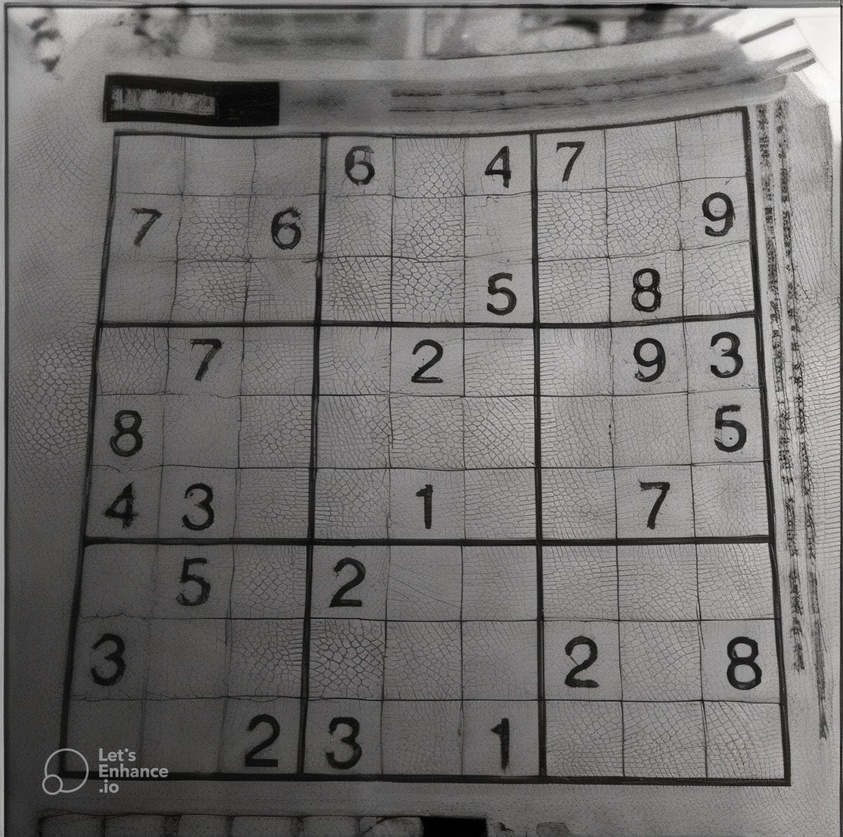
//> input picture Image/Imagebinary_image_LE_upscale_balanced_x4.jpg, 843 x 837 px, shrunk from 1160 x 1152 before the run
$ ./TemplateMatching   (built with g++ and OpenCV 4)
//> lines starting //> are read from the running program, lines starting //| are printed output that depends on the picture; after the words box and inside, x2 and y2 are one past the last pixel; in counts of white or black regions, pixels touching at a corner belong together
#include <opencv2/opencv.hpp>
#include <iostream>

using namespace cv;
using namespace std;

// [67 lines left out: functions calculateMean, calculateNCC, manualTemplateMatch, not called in this run]

//Find all matching locations above a threshold
vector<Point> findMatches(const Mat& result, float threshold)
{
	vector<Point> matches;
	for (int y = 0; y < result.rows; ++y) {
		for (int x = 0; x < result.cols; ++x) {
			if (result.at<float>(y, x) >= threshold) {
				matches.push_back(Point(x, y));
			}
		}
	}
	return matches;
}

vector<Point> nonMaximumSuppression(const vector<Point>& matches, const Mat& result, int distanceThreshold)
{
	vector<Point> filteredMatch;

	vector<pair<Point, float>> matchScores;
	for (const auto& match : matches)
	{
		float score = result.at<float>(match.y, match.x);
		matchScores.push_back({ match, score });
	}

	sort(matchScores.begin(), matchScores.end(),
		[](const pair<Point, float>& a, const pair<Point, float>& b)
		{
			return a.second > b.second;
		});

	while (!matchScores.empty())
	{
		Point bestMatch = matchScores[0].first;
		filteredMatch.push_back(bestMatch);

		//Remove matches that are too close to the best match
		vector<pair<Point, float>> remainingMatches;
		for (const auto& match : matchScores)
		{
			double distance = norm(match.first - bestMatch);
			if (distance >= distanceThreshold) {
				remainingMatches.push_back(match); // Keep if far enough
			}
		}
		matchScores = remainingMatches;
	}

	return filteredMatch;
}

int main() {
	// Load source image and template
	Mat image = imread("D:/FresherXavisTech/Image/Imagebinary_image_LE_upscale_balanced_x4.jpg", IMREAD_GRAYSCALE);
//> image: 837 rows x 843 cols, CV_8UC1; min 0, max 255, mean 112.2
	Mat templ = imread("D:/FresherXavisTech/Image/Imagebinary_image_LE_upscale_balanced_x4 - Copy.jpg", IMREAD_GRAYSCALE);
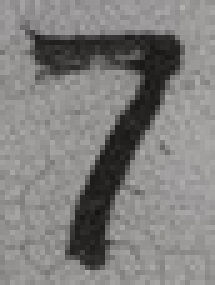
//> input picture Image/Imagebinary_image_LE_upscale_balanced_x4 - Copy.jpg, 43 x 57 px, shrunk from 59 x 79 before the run (shown 5 times larger)
//> templ: 57 rows x 43 cols, CV_8UC1; min 20, max 176, mean 127.7

	// Check if images were loaded successfully
	if (image.empty() || templ.empty()) {
		cout << "Failed to load source image or template!" << endl;
		return -1;
	}

	// Create result matrix and perform template matching
	Mat result;
	matchTemplate(image, templ, result, TM_CCOEFF_NORMED);
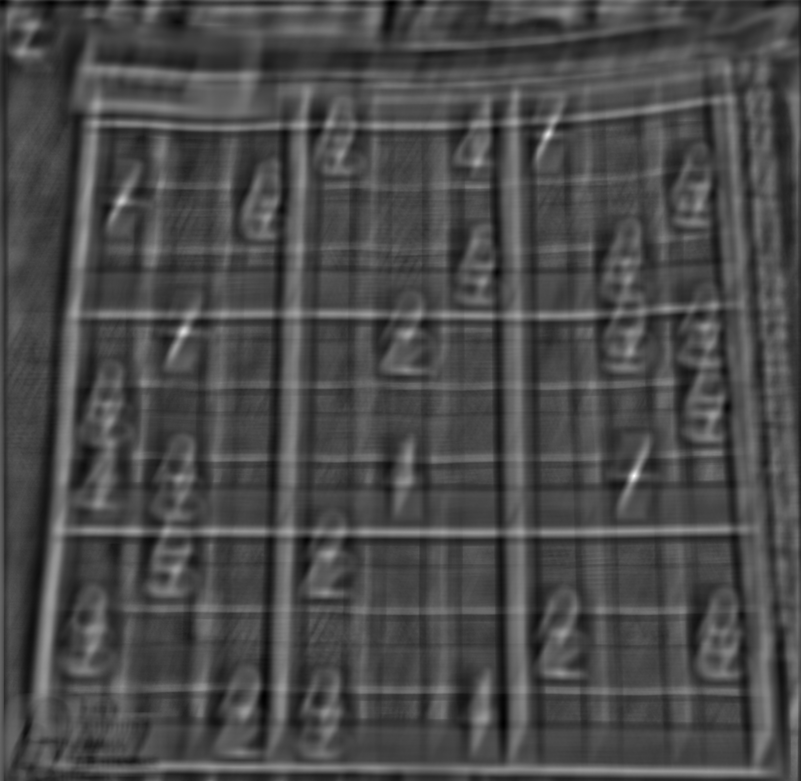
//> result: 781 rows x 801 cols, CV_32FC1; min -0.415, max 0.976, mean -0.00809; drawn with min black and max white

	float threshold = 0.65f;
	vector<Point> matches = findMatches(result, threshold);
//> after the loop in findMatches, `for (int y = 0; y < result.rows; ++y)`: matches = 82 Points (x, y), first 12: [547, 132], [548, 132], [549, 132], [546, 133], [547, 133], [548, 133], [549, 133], [546, 134], [547, 134], [548, 134], [549, 134], [546, 135]

	int distanceThreshold = max(templ.rows, templ.cols);
//> distanceThreshold = 57
	vector<Point> filteredMatches = nonMaximumSuppression(matches, result, distanceThreshold);
//> the loop in nonMaximumSuppression, `for (const auto& match : matches)` made 82 passes
//> (match, score) on passes 1 to 12: (Point(547, 132), 0.663), (Point(548, 132), 0.731), (Point(549, 132), 0.71), (Point(546, 133), 0.657), (Point(547, 133), 0.757), (Point(548, 133), 0.793), (Point(549, 133), 0.736), (Point(546, 134), 0.727), (Point(547, 134), 0.805), (Point(548, 134), 0.802), (Point(549, 134), 0.721), (Point(546, 135), 0.74)
//> after the loop in nonMaximumSuppression, `for (const auto& match : matches)`: matchScores = 82 items
//> the loop in nonMaximumSuppression, `while (!matchScores.empty())` made 4 passes
//> bestMatch on pass 1: Point(634, 475)
//> filteredMatches = 4 Points (x, y): [634, 475], [547, 134], [183, 331], [121, 201]

	// Draw rectangles around all filtered matched regions
	Mat display_image = imread("D:/FresherXavisTech/Image/Imagebinary_image_LE_upscale_balanced_x4.jpg");
//> display_image is the input picture: 837 rows x 843 cols, CV_8UC3; mean B, G, R 110.7, 111.9, 113.1
	for (const auto& matchLoc : filteredMatches)
	{
		rectangle(display_image, matchLoc, Point(matchLoc.x + templ.cols, matchLoc.y + templ.rows),
			Scalar(0, 255, 0), 2); // Green color, thickness 2
	}
//> this loop made 4 passes
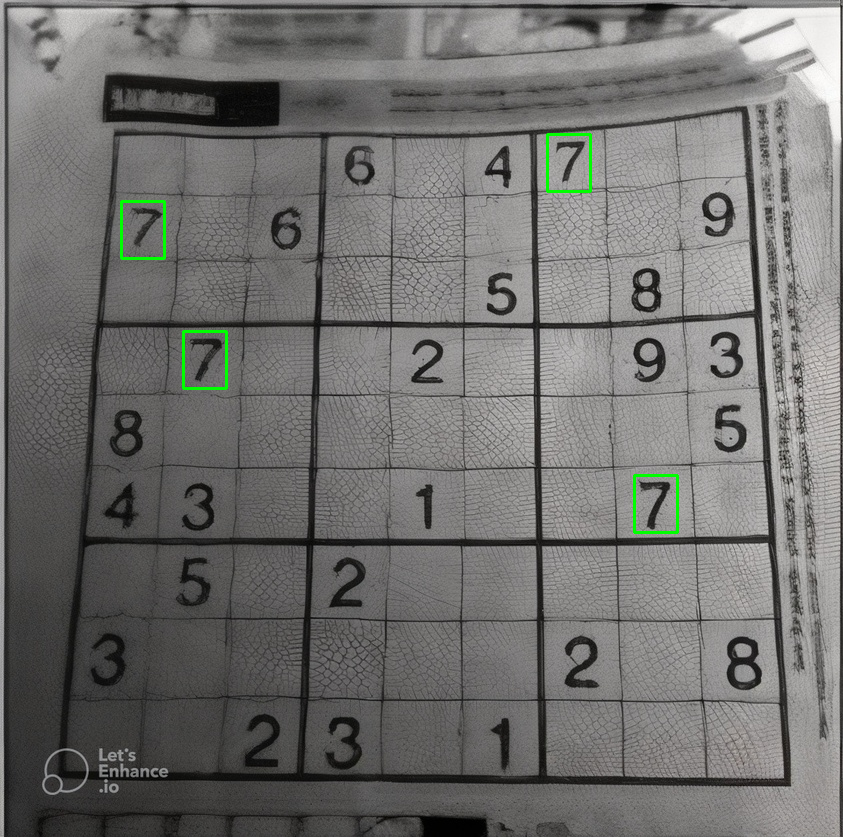
//> display_image: 837 rows x 843 cols, CV_8UC3; 0.34% of pixels changed, all inside (x1, y1, x2, y2) = (120, 133, 679, 534)

	// Display the number of matches found
	cout << "Found " << filteredMatches.size() << " matches with correlation >= " << threshold << endl;
//| Found 4 matches with correlation >= 0.65

	// Display the result
	imshow("Kết quả Template Matching", display_image);
	waitKey(0);
	destroyAllWindows();

	return 0;
}
